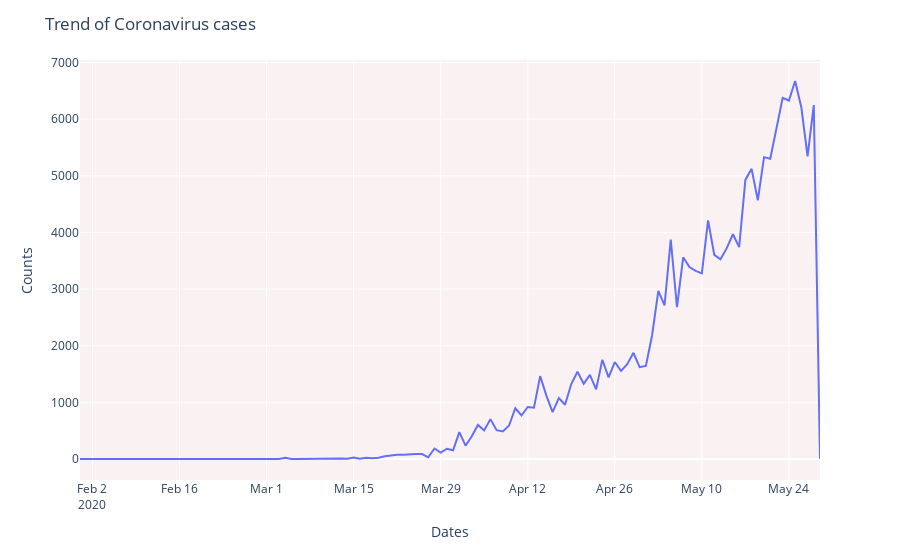

Notebook code cell kept with this figure:
### Code cell
fig = px.line(x=df_daywise_India['Date'], y=df_daywise_India['New Cases'], labels = {'x': "Dates",'y': "Counts"})
fig.update_layout( showlegend=False,title_text="Trend of Coronavirus cases")
fig.update_layout(plot_bgcolor='rgb(250, 242, 242)')
fig.show()
